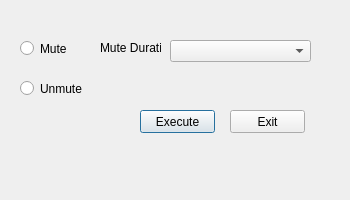
<?xml version="1.0" encoding="UTF-8"?>
<ui version="4.0">
 <class>forbidChatDialog</class>
 <widget class="QDialog" name="forbidChatDialog">
  <property name="geometry">
   <rect>
    <x>0</x>
    <y>0</y>
    <width>350</width>
    <height>200</height>
   </rect>
  </property>
  <property name="minimumSize">
   <size>
    <width>350</width>
    <height>200</height>
   </size>
  </property>
  <property name="maximumSize">
   <size>
    <width>350</width>
    <height>200</height>
   </size>
  </property>
  <property name="windowTitle">
   <string>Mute</string>
  </property>
  <widget class="QRadioButton" name="radioButton">
   <property name="geometry">
    <rect>
     <x>20</x>
     <y>40</y>
     <width>82</width>
     <height>17</height>
    </rect>
   </property>
   <property name="text">
    <string>Mute</string>
   </property>
  </widget>
  <widget class="QRadioButton" name="radioButton_2">
   <property name="geometry">
    <rect>
     <x>20</x>
     <y>80</y>
     <width>82</width>
     <height>17</height>
    </rect>
   </property>
   <property name="text">
    <string>Unmute</string>
   </property>
  </widget>
  <widget class="QLabel" name="label_2">
   <property name="geometry">
    <rect>
     <x>100</x>
     <y>40</y>
     <width>61</width>
     <height>16</height>
    </rect>
   </property>
   <property name="text">
    <string>Mute Duration</string>
   </property>
  </widget>
  <widget class="QComboBox" name="comboBox">
   <property name="geometry">
    <rect>
     <x>170</x>
     <y>40</y>
     <width>141</width>
     <height>22</height>
    </rect>
   </property>
  </widget>
  <widget class="QPushButton" name="exeButton">
   <property name="geometry">
    <rect>
     <x>140</x>
     <y>110</y>
     <width>75</width>
     <height>23</height>
    </rect>
   </property>
   <property name="text">
    <string>Execute</string>
   </property>
  </widget>
  <widget class="QPushButton" name="exitButton">
   <property name="geometry">
    <rect>
     <x>230</x>
     <y>110</y>
     <width>75</width>
     <height>23</height>
    </rect>
   </property>
   <property name="text">
    <string>Exit</string>
   </property>
  </widget>
 </widget>
 <resources/>
 <connections/>
</ui>
